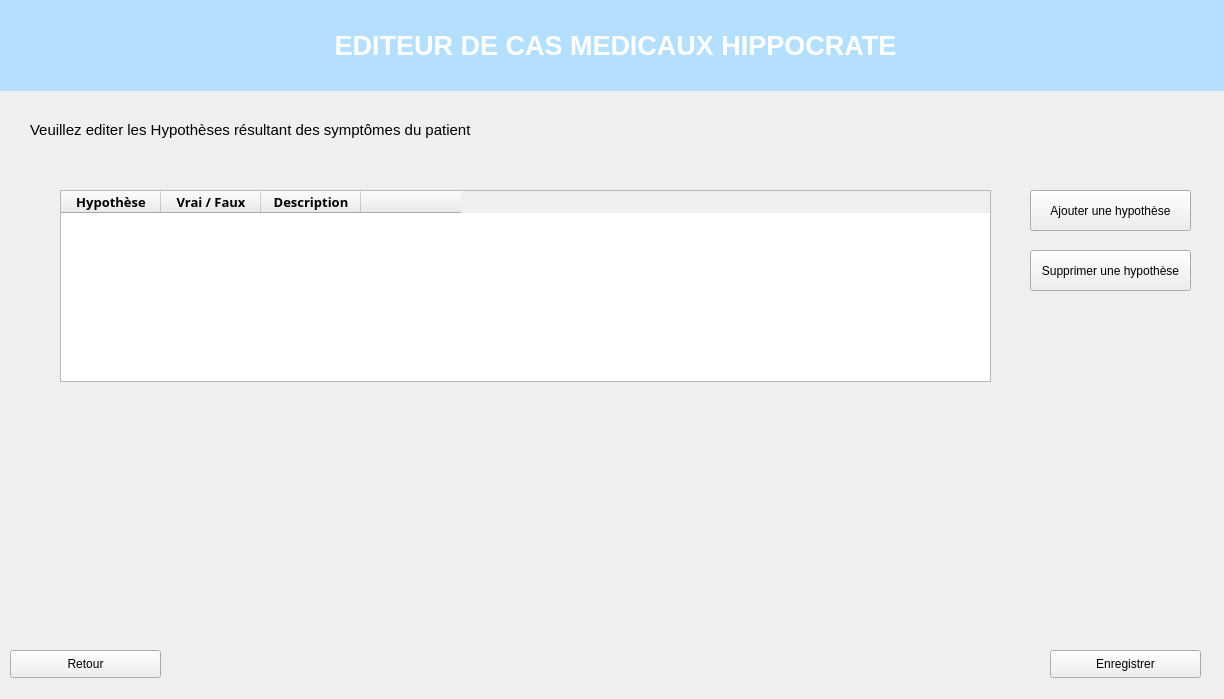
<?xml version="1.0" encoding="UTF-8"?>
<ui version="4.0">
 <class>Form</class>
 <widget class="QWidget" name="Form">
  <property name="geometry">
   <rect>
    <x>0</x>
    <y>0</y>
    <width>1224</width>
    <height>699</height>
   </rect>
  </property>
  <property name="windowTitle">
   <string>Form</string>
  </property>
  <property name="styleSheet">
   <string notr="true"/>
  </property>
  <widget class="QPushButton" name="pushButton">
   <property name="geometry">
    <rect>
     <x>10</x>
     <y>650</y>
     <width>151</width>
     <height>28</height>
    </rect>
   </property>
   <property name="text">
    <string>Retour</string>
   </property>
  </widget>
  <widget class="QPushButton" name="pushButton_2">
   <property name="geometry">
    <rect>
     <x>1050</x>
     <y>650</y>
     <width>151</width>
     <height>28</height>
    </rect>
   </property>
   <property name="text">
    <string>Enregistrer</string>
   </property>
  </widget>
  <widget class="QLabel" name="label_8">
   <property name="geometry">
    <rect>
     <x>0</x>
     <y>0</y>
     <width>1231</width>
     <height>91</height>
    </rect>
   </property>
   <property name="styleSheet">
    <string notr="true">background-color :rgb(180, 223, 255)</string>
   </property>
   <property name="text">
    <string>&lt;html&gt;&lt;head/&gt;&lt;body&gt;&lt;p align=&quot;center&quot;&gt;&lt;span style=&quot; font-size:20pt; font-weight:600; color:#ffffff;&quot;&gt;EDITEUR DE CAS MEDICAUX HIPPOCRATE&lt;/span&gt;&lt;/p&gt;&lt;/body&gt;&lt;/html&gt;</string>
   </property>
  </widget>
  <widget class="QPushButton" name="pushButton_3">
   <property name="geometry">
    <rect>
     <x>1030</x>
     <y>190</y>
     <width>161</width>
     <height>41</height>
    </rect>
   </property>
   <property name="text">
    <string>Ajouter une hypothèse</string>
   </property>
  </widget>
  <widget class="QPushButton" name="pushButton_4">
   <property name="geometry">
    <rect>
     <x>1030</x>
     <y>250</y>
     <width>161</width>
     <height>41</height>
    </rect>
   </property>
   <property name="text">
    <string>Supprimer une hypothèse</string>
   </property>
  </widget>
  <widget class="QLabel" name="label">
   <property name="geometry">
    <rect>
     <x>30</x>
     <y>110</y>
     <width>531</width>
     <height>41</height>
    </rect>
   </property>
   <property name="text">
    <string>&lt;html&gt;&lt;head/&gt;&lt;body&gt;&lt;p&gt;&lt;span style=&quot; font-size:11pt;&quot;&gt;Veuillez editer les Hypothèses résultant des symptômes du patient&lt;/span&gt;&lt;/p&gt;&lt;/body&gt;&lt;/html&gt;</string>
   </property>
  </widget>
  <widget class="QTableWidget" name="tableWidget">
   <property name="geometry">
    <rect>
     <x>60</x>
     <y>190</y>
     <width>931</width>
     <height>192</height>
    </rect>
   </property>
   <column>
    <property name="text">
     <string>Hypothèse</string>
    </property>
    <property name="font">
     <font>
      <family>Poppins SemiBold</family>
      <pointsize>10</pointsize>
      <weight>75</weight>
      <bold>true</bold>
     </font>
    </property>
   </column>
   <column>
    <property name="text">
     <string>Vrai / Faux</string>
    </property>
    <property name="font">
     <font>
      <family>Poppins SemiBold</family>
      <pointsize>10</pointsize>
      <weight>75</weight>
      <bold>true</bold>
     </font>
    </property>
   </column>
   <column>
    <property name="text">
     <string>Description</string>
    </property>
    <property name="font">
     <font>
      <family>Poppins SemiBold</family>
      <pointsize>10</pointsize>
      <weight>75</weight>
      <bold>true</bold>
     </font>
    </property>
   </column>
   <column>
    <property name="text">
     <string/>
    </property>
    <property name="font">
     <font>
      <family>Poppins SemiBold</family>
      <pointsize>10</pointsize>
     </font>
    </property>
   </column>
  </widget>
 </widget>
 <resources>
  <include location="source.qrc"/>
 </resources>
 <connections/>
</ui>
